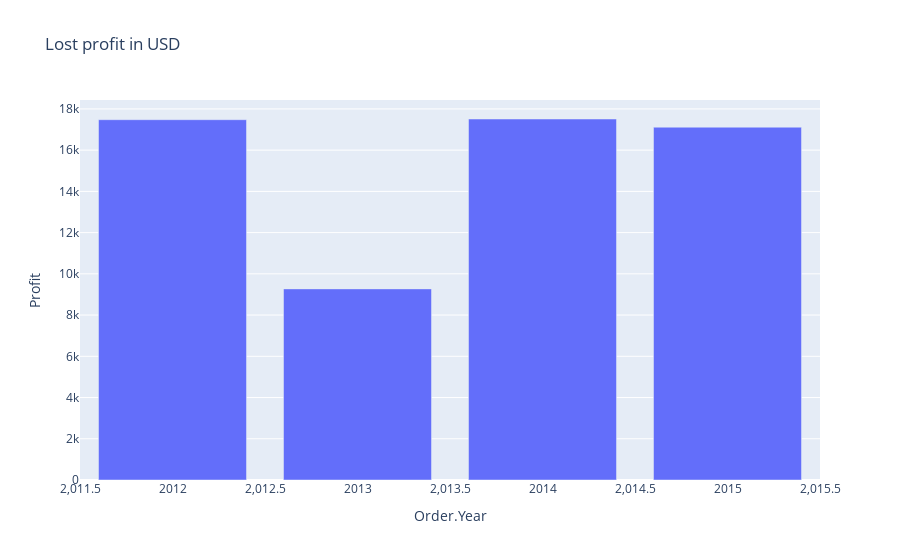

The notebook cell this image was saved under:
### Code cell
yearly=orders_merged.loc[orders_merged['Returned']==1].groupby('Order.Year')[['Profit']].agg('sum').reset_index()

fig = px.bar(yearly, x="Order.Year", y="Profit", title='Lost profit in USD')
fig.show()

### Figure 1 — Plotly figure (JSON) as saved in the notebook; plotly's stock layout.template omitted (floating-point values rounded to 4 significant figures)
{"data": [{"alignmentgroup": "True", "hovertemplate": "Order.Year=%{x}<br>Profit=%{y}<extra></extra>", "legendgroup": "", "marker": {"color": "#636efa"}, "name": "", "offsetgroup": "", "orientation": "v", "showlegend": false, "textposition": "auto", "type": "bar", "x": [2012, 2013, 2014, 2015], "xaxis": "x", "y": [17480.0, 9270.0, 17510.0, 17110.0], "yaxis": "y"}], "layout": {"barmode": "relative", "legend": {"tracegroupgap": 0}, "title": {"text": "Lost profit in USD"}, "xaxis": {"anchor": "y", "domain": [0, 1], "title": {"text": "Order.Year"}}, "yaxis": {"anchor": "x", "domain": [0, 1], "title": {"text": "Profit"}}}}
